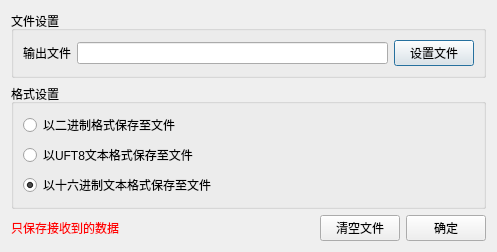
<?xml version="1.0" encoding="UTF-8"?>
<ui version="4.0">
 <class>SAKSaveOutputDataSettings</class>
 <widget class="QDialog" name="SAKSaveOutputDataSettings">
  <property name="geometry">
   <rect>
    <x>0</x>
    <y>0</y>
    <width>497</width>
    <height>200</height>
   </rect>
  </property>
  <property name="windowTitle">
   <string>数据保存设置</string>
  </property>
  <layout class="QGridLayout" name="gridLayout">
   <item row="0" column="0" colspan="3">
    <widget class="QGroupBox" name="groupBox">
     <property name="title">
      <string>文件设置</string>
     </property>
     <layout class="QGridLayout" name="gridLayout_2">
      <item row="0" column="1">
       <widget class="QLineEdit" name="pathLineEdit"/>
      </item>
      <item row="0" column="2">
       <widget class="QPushButton" name="setFilePushButton">
        <property name="text">
         <string>设置文件</string>
        </property>
       </widget>
      </item>
      <item row="0" column="0">
       <widget class="QLabel" name="label">
        <property name="text">
         <string>输出文件</string>
        </property>
       </widget>
      </item>
     </layout>
    </widget>
   </item>
   <item row="1" column="0" colspan="3">
    <widget class="QGroupBox" name="groupBox_3">
     <property name="title">
      <string>格式设置</string>
     </property>
     <layout class="QGridLayout" name="gridLayout_3">
      <item row="2" column="0">
       <widget class="QRadioButton" name="hexRadioButton">
        <property name="text">
         <string>以十六进制文本格式保存至文件</string>
        </property>
        <property name="checked">
         <bool>true</bool>
        </property>
       </widget>
      </item>
      <item row="0" column="0">
       <widget class="QRadioButton" name="binRadioButton">
        <property name="text">
         <string>以二进制格式保存至文件</string>
        </property>
       </widget>
      </item>
      <item row="1" column="0">
       <widget class="QRadioButton" name="utf8RadioButton">
        <property name="text">
         <string>以UFT8文本格式保存至文件</string>
        </property>
       </widget>
      </item>
     </layout>
    </widget>
   </item>
   <item row="2" column="2">
    <widget class="QPushButton" name="closePushButton">
     <property name="text">
      <string>确定</string>
     </property>
    </widget>
   </item>
   <item row="2" column="1">
    <widget class="QPushButton" name="clearFilePushButton">
     <property name="text">
      <string>清空文件</string>
     </property>
    </widget>
   </item>
   <item row="2" column="0">
    <widget class="QLabel" name="label_2sssss">
     <property name="sizePolicy">
      <sizepolicy hsizetype="Expanding" vsizetype="Preferred">
       <horstretch>0</horstretch>
       <verstretch>0</verstretch>
      </sizepolicy>
     </property>
     <property name="styleSheet">
      <string notr="true">QLabel#label_2sssss {
    color:red
}</string>
     </property>
     <property name="text">
      <string>只保存接收到的数据</string>
     </property>
    </widget>
   </item>
  </layout>
 </widget>
 <resources/>
 <connections>
  <connection>
   <sender>closePushButton</sender>
   <signal>clicked()</signal>
   <receiver>SAKSaveOutputDataSettings</receiver>
   <slot>accept()</slot>
   <hints>
    <hint type="sourcelabel">
     <x>478</x>
     <y>177</y>
    </hint>
    <hint type="destinationlabel">
     <x>177</x>
     <y>178</y>
    </hint>
   </hints>
  </connection>
 </connections>
</ui>
